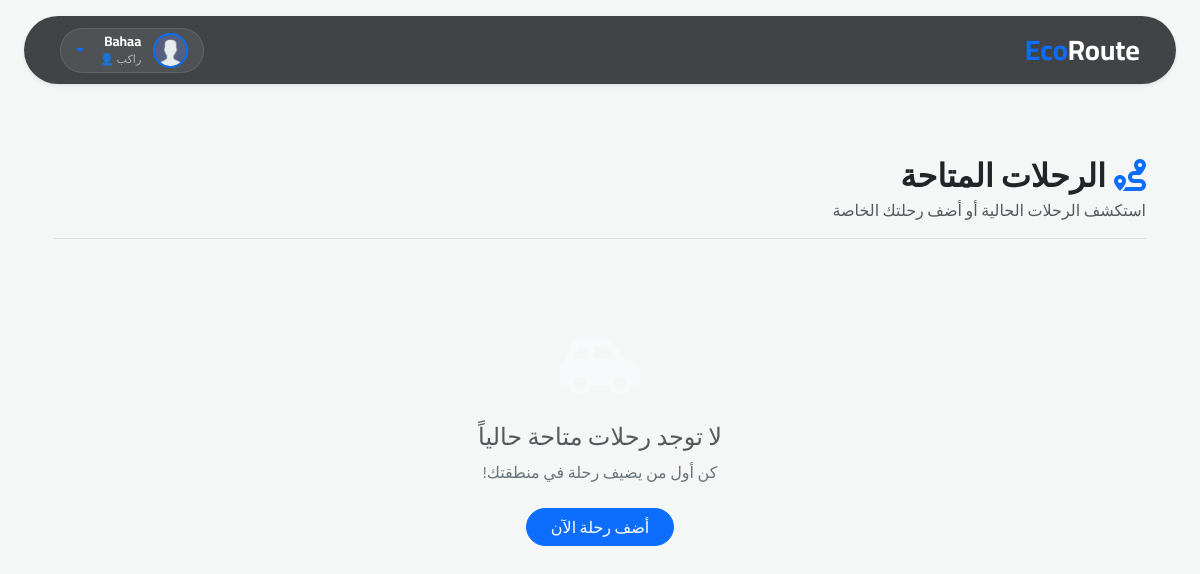
The app's page /Trip (signed in) with its own data.
### flask_app/models.py (models this page shows, shortened)
class User(db.Model, UserMixin):
    user_id = db.Column(db.Integer, primary_key=True, autoincrement=True)
    image = db.Column(db.String(120), unique=False, nullable=False, default="user.png")
    first_name = db.Column(db.String(120), unique=False, nullable=False)
    last_name = db.Column(db.String(120), unique=False, nullable=False)
    email = db.Column(db.String(120), unique=True, nullable=False)
    phone = db.Column(db.String(120), unique=True, nullable=False)
    type_user = db.Column(db.String(120), unique=False, nullable=False)
    password = db.Column(db.String(60), nullable=False)
    Cars = db.relationship("Car", backref="author", lazy=True)
    Trips = db.relationship("Trip", backref="Trip_user", lazy=True)
    trips_booked = db.relationship("Bookings", backref="passenger", lazy=True)

### flask_app/Trip/routes.py (the view)
@trip_routes.route("/Trip")
@login_required
def Trip():
    AllTrips = models.Trip.query.all()
    start_way = request.args.get("start_way")
    end_way = request.args.get("end_way")
    if start_way:
        AllTrips = models.Trip.query.filter_by(start_way=start_way).all()
    elif end_way:
        AllTrips = models.Trip.query.filter_by(end_way=end_way).all()
    elif start_way and end_way:
        AllTrips = models.Trip.query.filter_by(
            start_way=start_way, end_way=end_way
        ).all()
    else:
        AllTrips = models.Trip.query.all()
    return render_template("Trip/Trips.html", AllTrips=AllTrips, title="Trips")

### flask_app/models.py (called while the page is built)
@login_manager.user_loader
def load_user(user_id):
    return User.query.get(int(user_id))

### flask_app/templates/Trip/Trips.html (shortened to what this page needs)
{% extends 'layout.html' %}
{% block content %}
<div class="container py-5">
    <div class="d-flex justify-content-between align-items-center mb-5 border-bottom pb-3">
        <div>
            <h2 class="fw-bold text-dark mb-1">
                <i class="fas fa-route me-2 text-primary"></i>الرحلات المتاحة
            </h2>
            <p class="text-muted mb-0">استكشف الرحلات الحالية أو أضف رحلتك الخاصة</p>
        </div>
    </div>
    <div class="row g-4">
        {% if AllTrips %}
        {% for trip in AllTrips %}
        <div class="col-md-6 col-lg-4">
            <div class="card trip-card shadow-sm h-100">
                <div class="car-img-container">
                    <img src="{{ url_for('static', filename='images/Car_images/' + trip.Trip_car.Car_image) }}"
                        alt="Car Image">
                    <span class="price-badge">{{ trip.price }} EGP</span>
                </div>
                <div class="card-body pt-0">
                    <div class="d-flex align-items-end mb-3">
                        <img src="{{ url_for('static', filename='images/profile/' + trip.Trip_user.image) }}"
                            class="user-avatar shadow-sm" alt="User">
                        <div class="ms-3">
                            <h6 class="mb-0 fw-bold text-dark">{{ trip.Trip_user.first_name }}</h6>
                            <small class="text-primary fw-medium">{{ trip.name_car }}</small>
                        </div>
                    </div>
                    <div class="route-line mb-4">
                        <div class="mb-3">
                            <i class="fas fa-circle text-success small"></i>
                            <span class="ms-2 text-secondary fw-bold small">من:</span>
                            <span class="ms-1 text-dark">{{ trip.start_way }}</span>
                        </div>
                        <div>
                            <i class="fas fa-map-marker-alt text-danger"></i>
                            <span class="ms-2 text-secondary fw-bold small">إلى:</span>
                            <span class="ms-1 text-dark fw-bold">{{ trip.end_way }}</span>
                        </div>
                    </div>
                    <div class="p-2 bg-light rounded-3 d-flex justify-content-around text-center mb-3">
                        <div>
                            <small class="text-muted d-block">الوقت</small>
                            <span class="small fw-bold"><i class="far fa-clock text-primary"></i> {{ trip.time[:5]
                                }}</span>
                        </div>
                        <div class="vr"></div>
                        <div>
                            <small class="text-muted d-block">المقاعد</small>
                            <span class="small fw-bold"><i class="fas fa-chair text-primary"></i> {{ trip.chair
                                }}</span>
                        </div>
                    </div>
                </div>
                <div class="card-footer bg-white border-0 p-3 pt-0">
                    <div class="d-flex gap-2">
                        {% if trip.user_id == current_user.user_id %}
                        <a href="{{ url_for('trip_routes.UpdateTrip', trip_id=trip.trip_id) }}"
                            class="btn btn-outline-primary btn-action flex-grow-1">
                            <i class="fas fa-edit me-1"></i>تحديث
                        </a>
                        <a href="{{ url_for('trip_routes.DeleteTrip', trip_id=trip.trip_id) }}"
                            class="btn btn-outline-danger btn-action flex-grow-1"
                            onclick="return confirm('هل أنت متأكد من حذف هذه الرحلة نهائياً؟')">
                            <i class="fas fa-trash-alt me-1"></i>مسح
                        </a>
                        <a href="{{ url_for('trip_routes.details_Trips', trip_id=trip.trip_id) }}"
                            class="btn btn-primary btn-action w-100">
                            <i class="fas fa-info-circle me-1"></i>عرض التفاصيل والحجز
                        </a>
                        {% else %}
                        <a href="{{ url_for('trip_routes.details_Trips', trip_id=trip.trip_id) }}"
                            class="btn btn-primary btn-action w-100">
                            <i class="fas fa-info-circle me-1"></i>عرض التفاصيل والحجز
                        </a>
                        {% endif %}
                    </div>
                </div>
            </div>
        </div>
        {% endfor %}
        {% else %}
        <div class="col-12 text-center py-5">
            <div class="mb-4">
                <i class="fas fa-car-side fa-4x text-light"></i>
            </div>
            <h4 class="text-muted">لا توجد رحلات متاحة حالياً</h4>
            <p class="text-secondary">كن أول من يضيف رحلة في منطقتك!</p>
            <a href="{{ url_for('trip_routes.AddTrip') }}" class="btn btn-primary rounded-pill mt-2 px-4">أضف رحلة الآن</a>
        </div>
        {% endif %}
    </div>
</div>
{% endblock %}

### flask_app/templates/layout.html (shortened to what this page needs)
<!DOCTYPE html>
<html lang="ar" dir="rtl">
<head>
    <link href="https://cdn.jsdelivr.net/npm/bootstrap@5.3.3/dist/css/bootstrap.rtl.min.css" rel="stylesheet">
    <link rel="stylesheet" href="https://cdnjs.cloudflare.com/ajax/libs/font-awesome/6.4.0/css/all.min.css">
</head>
<body>
    <nav class="navbar navbar-expand-lg navbar-dark shadow-sm mt-lg-3 mx-lg-4 rounded-pill-lg sticky-top px-4 py-2"
        style='border-radius: 35px;
'>
        <div class="container-fluid">
            <a class="navbar-brand fw-bold fs-3" href="/">
                <span class="text-primary">Eco</span>Route
            </a>
            <div class="collapse navbar-collapse" id="mainNav">
                <ul class="navbar-nav ms-auto align-items-center gap-2">
                    {% if current_user.is_authenticated %}
                    <li class="nav-item dropdown">
                        <a class="dropdown-toggle rounded-pill user-widget text-decoration-none" href="#" id="userMenu"
                            role="button" data-bs-toggle="dropdown" aria-expanded="false">
                            <img src="{{ url_for('static', filename='images/profile/' + current_user.image) }}"
                                class="rounded-circle border border-2 border-primary"
                                style="width: 35px; height: 35px; object-fit: cover;" alt="Profile">
                            <div class="d-none d-lg-block user-info-text">
                                <span class="user-name">{{ current_user.first_name | capitalize }}</span>
                                <span class="user-role">
                                    {{ 'سائق 🚗' if current_user.type_user == 'Riders' else 'راكب 👤' }}
                                </span>
                            </div>
                        </a>
                    </li>
                    {% endif %}
                </ul>
            </div>
        </div>
    </nav>
    <main class="container my-4 fade-in-up">
        {% block content %}{% endblock %}
    </main>
</body>
</html>

### flask_app/templates/layout.html (style rules this page uses)
:root { --primary-color: #0d6efd; --dark-bg: #1a1d20; --glass-bg: rgba(33, 37, 41, 0.85); }
body { font-family: 'Cairo', sans-serif; background-color: #f4f7f6; color: #333; }
.navbar { background: var(--glass-bg) !important; backdrop-filter: blur(10px); -webkit-backdrop-filter: blur(10px); transition: all 0.4s ease; }
.user-widget { background: rgba(255, 255, 255, 0.08); border: 1px solid rgba(255, 255, 255, 0.1) !important; padding: 4px 15px !important; display: flex; align-items: center; gap: 12px; transition: 0.3s; }
.user-info-text { line-height: 1.1; }
.user-name { color: #fff; font-size: 0.85rem; font-weight: 700; display: block; }
.user-role { color: #b0b0b0; font-size: 0.7rem; }
.fade-in-up { animation: fadeInUp 0.5s ease-out forwards; }

### records on screen
User: image (placeholder picture), first_name "Bahaa", type_user "راكب 👤"
